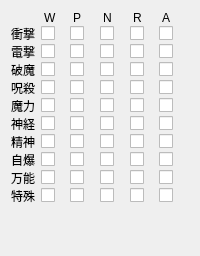
             <widget class="QWidget" name="weakpointEditTab2">
              <attribute name="title">
               <string>Page 2</string>
              </attribute>
              <layout class="QGridLayout">
               <property name="spacing">
                <number>0</number>
               </property>
               <item row="0" column="1">
                <widget class="QLabel" name="weakpointEditLabel2">
                 <property name="text">
                  <string>W</string>
                 </property>
                 <property name="alignment">
                  <set>Qt::AlignLeading|Qt::AlignLeft|Qt::AlignVCenter</set>
                 </property>
                 <property name="indent">
                  <number>3</number>
                 </property>
                </widget>
               </item>
               <item row="0" column="2">
                <widget class="QLabel" name="protectionEditLabel2">
                 <property name="text">
                  <string>P</string>
                 </property>
                 <property name="alignment">
                  <set>Qt::AlignLeading|Qt::AlignLeft|Qt::AlignVCenter</set>
                 </property>
                 <property name="indent">
                  <number>3</number>
                 </property>
                </widget>
               </item>
               <item row="0" column="3">
                <widget class="QLabel" name="nullEditLabel2">
                 <property name="text">
                  <string>N</string>
                 </property>
                 <property name="alignment">
                  <set>Qt::AlignLeading|Qt::AlignLeft|Qt::AlignVCenter</set>
                 </property>
                 <property name="indent">
                  <number>3</number>
                 </property>
                </widget>
               </item>
               <item row="0" column="4">
                <widget class="QLabel" name="reflectEditLabel2">
                 <property name="text">
                  <string>R</string>
                 </property>
                 <property name="alignment">
                  <set>Qt::AlignLeading|Qt::AlignLeft|Qt::AlignVCenter</set>
                 </property>
                 <property name="indent">
                  <number>3</number>
                 </property>
                </widget>
               </item>
               <item row="0" column="5">
                <widget class="QLabel" name="absorbEditLabel2">
                 <property name="text">
                  <string>A</string>
                 </property>
                 <property name="alignment">
                  <set>Qt::AlignLeading|Qt::AlignLeft|Qt::AlignVCenter</set>
                 </property>
                 <property name="indent">
                  <number>3</number>
                 </property>
                </widget>
               </item>
               <item row="1" column="0">
                <widget class="QLabel" name="wpShockEditLabel">
                 <property name="text">
                  <string>衝撃</string>
                 </property>
                </widget>
               </item>
               <item row="1" column="1">
                <widget class="QCheckBox" name="weakpointShockEdit"/>
               </item>
               <item row="1" column="2">
                <widget class="QCheckBox" name="protectionShockEdit"/>
               </item>
               <item row="1" column="3">
                <widget class="QCheckBox" name="nullShockEdit"/>
               </item>
               <item row="1" column="4">
                <widget class="QCheckBox" name="reflectShockEdit"/>
               </item>
               <item row="1" column="5">
                <widget class="QCheckBox" name="absorbShockEdit"/>
               </item>
               <item row="2" column="0">
                <widget class="QLabel" name="wpElectricShockEditLabel">
                 <property name="text">
                  <string>電撃</string>
                 </property>
                </widget>
               </item>
               <item row="2" column="1">
                <widget class="QCheckBox" name="weakpointElectricShockEdit"/>
               </item>
               <item row="2" column="2">
                <widget class="QCheckBox" name="protectionElectricShockEdit"/>
               </item>
               <item row="2" column="3">
                <widget class="QCheckBox" name="nullElectricShockEdit"/>
               </item>
               <item row="2" column="4">
                <widget class="QCheckBox" name="reflectElectricShockEdit"/>
               </item>
               <item row="2" column="5">
                <widget class="QCheckBox" name="absorbElectricShockEdit"/>
               </item>
               <item row="3" column="0">
                <widget class="QLabel" name="wpHamaEditLabel">
                 <property name="text">
                  <string>破魔</string>
                 </property>
                </widget>
               </item>
               <item row="3" column="1">
                <widget class="QCheckBox" name="weakpointHamaEdit"/>
               </item>
               <item row="3" column="2">
                <widget class="QCheckBox" name="protectionHamaEdit"/>
               </item>
               <item row="3" column="3">
                <widget class="QCheckBox" name="nullHamaEdit"/>
               </item>
               <item row="3" column="4">
                <widget class="QCheckBox" name="reflectHamaEdit"/>
               </item>
               <item row="3" column="5">
                <widget class="QCheckBox" name="absorbHamaEdit"/>
               </item>
               <item row="4" column="0">
                <widget class="QLabel" name="wpMudoEditLabel">
                 <property name="text">
                  <string>呪殺</string>
                 </property>
                </widget>
               </item>
               <item row="4" column="1">
                <widget class="QCheckBox" name="weakpointMudoEdit"/>
               </item>
               <item row="4" column="2">
                <widget class="QCheckBox" name="protectionMudoEdit"/>
               </item>
               <item row="4" column="3">
                <widget class="QCheckBox" name="nullMudoEdit"/>
               </item>
               <item row="4" column="4">
                <widget class="QCheckBox" name="reflectMudoEdit"/>
               </item>
               <item row="4" column="5">
                <widget class="QCheckBox" name="absorbMudoEdit"/>
               </item>
               <item row="5" column="0">
                <widget class="QLabel" name="wpMagicForceEditLabel">
                 <property name="text">
                  <string>魔力</string>
                 </property>
                </widget>
               </item>
               <item row="5" column="1">
                <widget class="QCheckBox" name="weakpointMagicForceEdit"/>
               </item>
               <item row="5" column="2">
                <widget class="QCheckBox" name="protectionMagicForceEdit"/>
               </item>
               <item row="5" column="3">
                <widget class="QCheckBox" name="nullMagicForceEdit"/>
               </item>
               <item row="5" column="4">
                <widget class="QCheckBox" name="reflectMagicForceEdit"/>
               </item>
               <item row="5" column="5">
                <widget class="QCheckBox" name="absorbMagicForceEdit"/>
               </item>
               <item row="6" column="0">
                <widget class="QLabel" name="wpNerveEditLabel">
                 <property name="text">
                  <string>神経</string>
                 </property>
                </widget>
               </item>
               <item row="6" column="1">
                <widget class="QCheckBox" name="weakpointNerveEdit"/>
               </item>
               <item row="6" column="2">
                <widget class="QCheckBox" name="protectionNerveEdit"/>
               </item>
               <item row="6" column="3">
                <widget class="QCheckBox" name="nullNerveEdit"/>
               </item>
               <item row="6" column="4">
                <widget class="QCheckBox" name="reflectNerveEdit"/>
               </item>
               <item row="6" column="5">
                <widget class="QCheckBox" name="absorbNerveEdit"/>
               </item>
               <item row="7" column="0">
                <widget class="QLabel" name="wpMindEditLabel">
                 <property name="text">
                  <string>精神</string>
                 </property>
                </widget>
               </item>
               <item row="7" column="1">
                <widget class="QCheckBox" name="weakpointMindEdit"/>
               </item>
               <item row="7" column="2">
                <widget class="QCheckBox" name="protectionMindEdit"/>
               </item>
               <item row="7" column="3">
                <widget class="QCheckBox" name="nullMindEdit"/>
               </item>
               <item row="7" column="4">
                <widget class="QCheckBox" name="reflectMindEdit"/>
               </item>
               <item row="7" column="5">
                <widget class="QCheckBox" name="absorbMindEdit"/>
               </item>
               <item row="8" column="0">
                <widget class="QLabel" name="wpSuicideEditLabel">
                 <property name="text">
                  <string>自爆</string>
                 </property>
                </widget>
               </item>
               <item row="8" column="1">
                <widget class="QCheckBox" name="weakpointSuicideEdit"/>
               </item>
               <item row="8" column="2">
                <widget class="QCheckBox" name="protectionSuicideEdit"/>
               </item>
               <item row="8" column="3">
                <widget class="QCheckBox" name="nullSuicideEdit"/>
               </item>
               <item row="8" column="4">
                <widget class="QCheckBox" name="reflectSuicideEdit"/>
               </item>
               <item row="8" column="5">
                <widget class="QCheckBox" name="absorbSuicideEdit"/>
               </item>
               <item row="9" column="0">
                <widget class="QLabel" name="wpAlmightyEditLabel">
                 <property name="text">
                  <string>万能</string>
                 </property>
                </widget>
               </item>
               <item row="9" column="1">
                <widget class="QCheckBox" name="weakpointAlmightyEdit"/>
               </item>
               <item row="9" column="2">
                <widget class="QCheckBox" name="protectionAlmightyEdit"/>
               </item>
               <item row="9" column="3">
                <widget class="QCheckBox" name="nullAlmightyEdit"/>
               </item>
               <item row="9" column="4">
                <widget class="QCheckBox" name="reflectAlmightyEdit"/>
               </item>
               <item row="9" column="5">
                <widget class="QCheckBox" name="absorbAlmightyEdit"/>
               </item>
               <item row="10" column="0">
                <widget class="QLabel" name="wpSpecialEditLabel">
                 <property name="text">
                  <string>特殊</string>
                 </property>
                </widget>
               </item>
               <item row="10" column="1">
                <widget class="QCheckBox" name="weakpointSpecialEdit"/>
               </item>
               <item row="10" column="2">
                <widget class="QCheckBox" name="protectionSpecialEdit"/>
               </item>
               <item row="10" column="3">
                <widget class="QCheckBox" name="nullSpecialEdit"/>
               </item>
               <item row="10" column="4">
                <widget class="QCheckBox" name="reflectSpecialEdit"/>
               </item>
               <item row="10" column="5">
                <widget class="QCheckBox" name="absorbSpecialEdit"/>
               </item>
               <item row="11" column="0">
                <spacer>
                 <property name="orientation">
                  <enum>Qt::Vertical</enum>
                 </property>
                 <property name="sizeHint" stdset="0">
                  <size>
                   <width>20</width>
                   <height>40</height>
                  </size>
                 </property>
                </spacer>
               </item>
              </layout>
             </widget>
